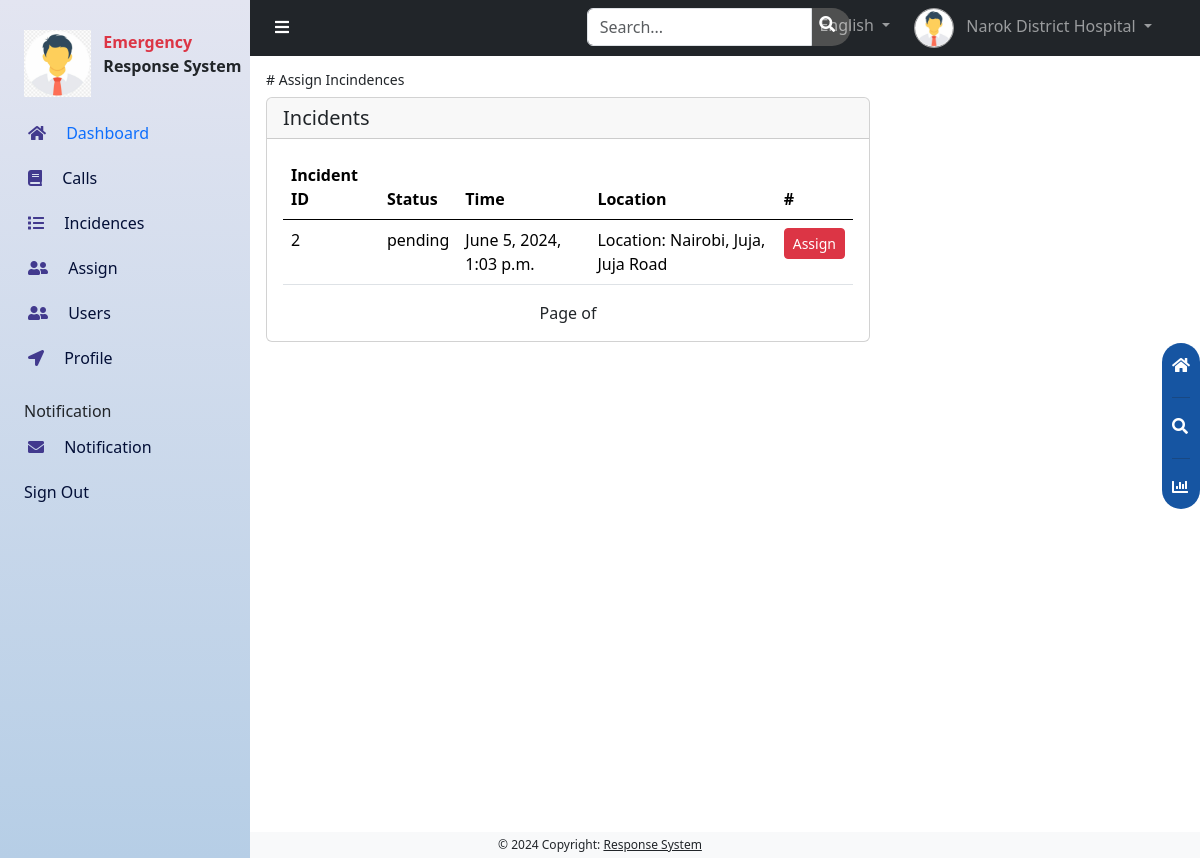
Screenshot of /admins/pending_incidents/ (signed in) with the database file from the repository.
### accounts/models.py (models this page shows)
class CustomUser(AbstractUser):
    role =[
        ('Responder', 'responder'),
        ('Hospital', 'hospital'),
        ('Vehicle', 'vehicle'),
    ]
    username = None
    email = models.EmailField(unique=True)
    full_names = models.CharField(max_length=100, blank=True)
    user_type = models.CharField(max_length=20, choices=role, default='Responder')
    location = models.ForeignKey(Location, on_delete=models.CASCADE, blank=True, null=True)
    date_joined = models.DateField(auto_now_add=True)
    USERNAME_FIELD = 'email'
    REQUIRED_FIELDS = ['full_names', ]
    objects = CustomUserManager()
    def __str__(self):
        return self.full_names

### administrator/models.py (models this page shows)
class Incidence(models.Model):
    choices = [
        ('pending', 'Pending'),
        ('assigned', 'Assigned'),
        ('cancelled', 'Cancelled'),
        ('closed', 'Closed'),
    ]
    incidence_type = models.CharField(max_length=100)
    call = models.ForeignKey(Calls, on_delete=models.CASCADE, blank=True, null=True)
    location = models.ForeignKey(Location, on_delete=models.CASCADE)
    desc = models.TextField()
    time_of_incident = models.DateTimeField(auto_now=True)
    status = models.CharField(max_length=50, choices=choices, default="pending")

### main/models.py (models this page shows)
class Location(models.Model):
    address = models.CharField(max_length=255)
    lon = models.FloatField()
    lat = models.FloatField()
    def __str__(self):
        return f'Location: {self.address}'

### administrator/views.py (the view)
# urls.py: path('pending_incidents/', views.pending_incidents, name='pending_incidents'),
@login_required
@user_passes_test(is_superuser)
def pending_incidents(request):
    pending_incidences = Incidence.objects.filter(status__in=['Pending', 'pending'])
    context = {
        'pending_incidences': pending_incidences
    }
    return render(request, 'response/pending_incidences.html', context)

### administrator/views.py (called while the page is built)
def is_superuser(request):
    return is_superuser

### administrator/templates/response/pending_incidences.html (shortened to what this page needs)
{% extends '../dashboard.html' %}
{% block content %}
<div id="content" class="can_have_sidenav">
    <div class="p-3">
        {% block items %}
        <h3 class="fw-lighter small"># Assign Incindences </h3>
        <div class="row">
            <div class="col-12 col-lg-8 mb-4 mb-lg-0">
                {% if pending_incidences %}
                <div class="card">
                    <h5 class="card-header">Incidents</h5>
                    <div class="card-body">
                        <div class="table-responsive">
                            <table class="table">
                                <thead>
                                    <tr>
                                        <th scope="col">Incident ID</th>
                                        <th scope="col">Status</th>
                                        <th scope="col">Time</th>
                                        <th scope="col">Location</th>
                                        <th scope="col">#</th>
                                    </tr>
                                </thead>
                                <tbody>
                                    {% for incident in pending_incidences %}
                                    <tr>
                                        <td>{{incident.id}}</td>
                                        <td>{{incident.status}}</td>
                                        <td>{{incident.time_of_incident}}</td>
                                        <td>{{incident.location}}</td>
                                        <td>
                                            <a href="{% url 'nearby_responders' incident.id %}"
                                                class="btn btn-sm btn-danger">Assign</a>
                                        </td>
                                    </tr>
                                    {% endfor %}
                                </tbody>
                            </table>
                        </div>
                        <div class='pagination justify-content-center'>
                            <span class='mx-4'>
                                Page {{ page_obj.number }} of {{ page_obj.paginator.num_pages }}
                            </span>
                        </div>
                    </div>
                </div>
                {% endif %}
            </div>
            {% endblock %}
        </div>
    </div>
</div>
{% endblock %}

### administrator/templates/dashboard.html (shortened to what this page needs)
{% load static %}
<!doctype html>
<html lang="en">
<head>
    <link rel="stylesheet" href="{% static 'css/bootstrap.min.css' %}">
    <link rel="stylesheet" href="{% static 'css/fontawesome.min.css' %}">
    <link rel="stylesheet" href="{% static 'css/chart.min.css' %}">
    <link rel="stylesheet" href="{% static 'css/custom.css' %}">
    <link href="https://cdn.jsdelivr.net/npm/bootstrap@5.3.3/dist/css/bootstrap.min.css" rel="stylesheet"
>
</head>
<body>
    <nav class="navbar navbar-expand-lg navbar-dark bg-dark text-light can_have_sidenav">
        <div class="container-fluid navbar-nav">
            <div class="row w-100">
                <div class="col-5 col-lg-4 ps-4 pe-4">
                    <button class="btn btn-nav" onclick="toggle_sidenav()">
                        <i class="fa fa-bars text-white"></i>
                    </button>
                </div>
                <div class="col-lg-4 ps-4 pe-4 d-none d-lg-block">
                    <div class="input-group nav-search d-none d-lg-inline-flex">
                        <input type="text" class="form-control search-input" placeholder="Search...">
                        <span>
                            <i class="fa fa-search pe-3 ps-2 pt-2 text-white"></i>
                        </span>
                    </div>
                </div>
                <div class="col-3 col-lg-4 ps-4 pe-4 d-flex justify-content-end">
                    <li class="nav-item dropdown d-none d-lg-inline-block">
                        <a class="nav-link dropdown-toggle p-0" href="#" id="navbarDropdown" role="button"
                            data-bs-toggle="dropdown" aria-expanded="false">
                            <button class="btn btn-nav me-2">
                                <i class="fa fa-globe text-white"></i>
                            </button>
                            English
                        </a>
                    </li>
                    <li class="nav-item dropdown d-inline-block ms-4 mobile-nav-3">
                        <a class="nav-link dropdown-toggle p-0" href="#" id="navbarDropdown" role="button"
                            data-bs-toggle="dropdown" aria-expanded="false">
                            <img src="{% static 'images/avatar.png' %}" class="me-lg-2 profile-img" width="40">
                            <span class="d-none d-lg-inline-block">{{request.user}}</span>
                        </a>
                    </li>
                </div>
            </div>
        </div>
    </nav>
    {% block content %}{% endblock %}
    <div id="floating-menu">
        <a href="">
            <i class="fa fa-home mb-2"></i>
        </a>
        <hr>
        <a href="">
            <i class="fa fa-search mb-2"></i>
        </a>
        <hr>
        <a href="">
            <i class="fa fa-chart-bar"></i>
        </a>
    </div>
    <div id="sidenav">
        <div class="row mb-3">
            <div class="col-4">
                <img src="{% static 'images/avatar.png' %}" alt="Logo" class="img-fluid ms-4">
            </div>
            <div class="col-8 ps-4">
                <p class="text-danger fw-bold mb-0">Emergency</p>
                <p class="mb-0 fw-bold">Response System</p>
            </div>
        </div>
        <a href="" class="this-page">
            <i class="fa fa-home side-icon me-3"></i>
            Dashboard
        </a>
        <a href="{% url 'calls' %}">
            <i class="fa fa-book side-icon me-3"></i>
            Calls
        </a>
        <a href="{% url 'incidents' %}">
            <i class="fa fa-list side-icon me-3"></i>
            Incidences
        </a>
        <a href="{% url 'pending_incidents'%}">
            <i class="fa fa-user-friends side-icon me-3"></i>
            Assign
        </a>
        <a href="{% url 'user_list'%}">
            <i class="fa fa-user-friends side-icon me-3"></i>
            Users
        </a>
        <a href="{% url 'update_profile'%}">
            <i class="fa fa-location-arrow side-icon me-3"></i>
            Profile
        </a>
        <p class="ms-4 mb-1 mt-3">Notification</p>
        <a href="">
            <i class="fa fa-envelope side-icon me-3"></i>
            Notification
        </a>
        <a href="{% url 'logout' %}" class="ms-4 ps-0">Sign Out</a>
    </div>
    <footer class="bg-light font-12 text-center text-lg-start">
        <div class="text-center p-1">
            © 2024 Copyright:
            <a class="text-dark" href="">Response System</a>
        </div>
    </footer>
</body>
</html>

### static/css/custom.css (style rules this page uses)
body { background-color: #f2f2f2; min-height: 97vh; }
#sidenav { height: 100%; position: fixed; z-index: 1; top: 0; left: 0; background: linear-gradient(180deg, rgba(227, 229, 241, 1) 0%, rgba(182, 206, 230, 1) 100%); transition: 0.5s; padding-top: 30px; width: 250px; overflow-x: hidden; overflow-y: auto; }
#sidenav a { padding: 8px 13px 13px 28px; text-decoration: none; font-size: 16px; color: #030f37; display: block; transition: 0.3s; overflow-x: hidden; }
.this-page { color: #0d6efd !important; }
.side-icon { color: #423a8e; }
.can_have_sidenav { margin-left: 250px; transition: 0.5s; }
#content { min-height: 97vh; }
@media screen and (min-width: 1000px) { #content { margin-left: 250px; } }
@media screen and (min-width: 1000px) { #sidenav { left: 0; } }
#floating-menu { position: fixed; top: 40%; right: 0; border-radius: 20px; background-color: #1655a2; padding: 10px; }
#floating-menu a { color: #fff; }
.btn-nav { color: #909090; background-color: #3f3f40; border-radius: 50%; padding: 10px 11px 5px 11px; }
.profile-img { border-radius: 50%; border: #a0a0a1 solid 1px; }
.nav-search { background-color: #4f5050; border-radius: 20px; color: #3f3f40; width: 60%; display: inline-flex; margin-left: 1vw; }
.search-input { background-color: #4f5050; border: none; border-radius: 20px; }
.search-input::placeholder { color: #f0f0f0; }
footer { background-color: rgba(0, 0, 0, 0.1) }
.font-12 { font-size: 12px; }

### rows the page displays
CustomUser: user "Narok District Hospital"
Incidence: id "2", status "pending", time_of_incident "June 5, 2024, 1:03 p.m.", location "Location: Nairobi, Juja, Juja Road"
